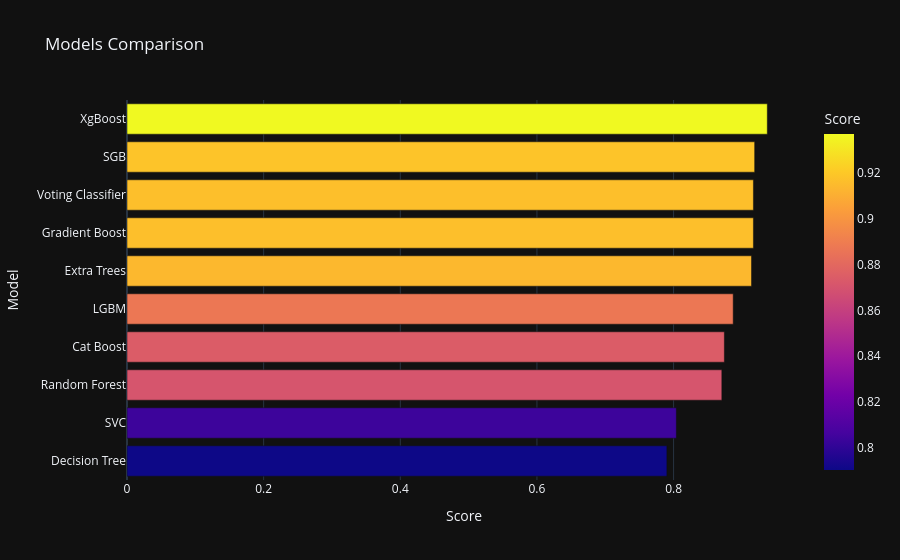

The notebook cell saved with this chart:
### Code cell
models = models.sort_values(by = 'Score', ascending = True)
px.bar(data_frame = models, x = 'Score', y = 'Model', color = 'Score', template = 'plotly_dark', 
       title = 'Models Comparison', )

### Figure 1 — Plotly figure (JSON) as saved in the notebook; plotly's stock layout.template omitted (floating-point values rounded to 4 significant figures)
{"data": [{"alignmentgroup": "True", "hovertemplate": "Score=%{marker.color}<br>Model=%{y}<extra></extra>", "legendgroup": "", "marker": {"color": [0.7902, 0.8041, 0.8706, 0.8743, 0.8872, 0.914, 0.9168, 0.9168, 0.9187, 0.9372], "coloraxis": "coloraxis", "pattern": {"shape": ""}}, "name": "", "offsetgroup": "", "orientation": "h", "showlegend": false, "textposition": "auto", "type": "bar", "x": [0.7902, 0.8041, 0.8706, 0.8743, 0.8872, 0.914, 0.9168, 0.9168, 0.9187, 0.9372], "xaxis": "x", "y": ["Decision Tree", "SVC", "Random Forest", "Cat Boost", "LGBM", "Extra Trees", "Gradient Boost", "Voting Classifier", "SGB", "XgBoost"], "yaxis": "y"}], "layout": {"barmode": "relative", "coloraxis": {"colorbar": {"title": {"text": "Score"}}, "colorscale": [[0, "#0d0887"], [0.1111, "#46039f"], [0.2222, "#7201a8"], [0.3333, "#9c179e"], [0.4444, "#bd3786"], [0.5556, "#d8576b"], [0.6667, "#ed7953"], [0.7778, "#fb9f3a"], [0.8889, "#fdca26"], [1, "#f0f921"]]}, "legend": {"tracegroupgap": 0}, "title": {"text": "Models Comparison"}, "xaxis": {"anchor": "y", "domain": [0, 1], "title": {"text": "Score"}}, "yaxis": {"anchor": "x", "domain": [0, 1], "title": {"text": "Model"}}}}
